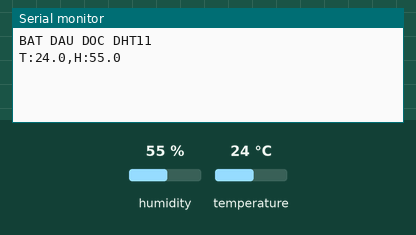
This sketch was run on a simulated Arduino Uno, built with avr-gcc and run on an emulated ATmega328P. Parts: the last lines printed to the serial monitor. Inputs (shaded band) come from the test bench; at power-on: humidity 55 %, temperature 24 °C.

Above: at 3.2 s.
3.3 s: humidity set to 22 %
At 5.4 s:
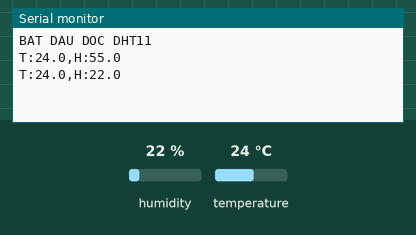
6.0 s: temperature set to 12 °C
At 6.6 s:
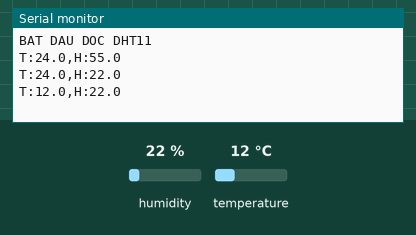
8.7 s: humidity set to 40 %
At 11.5 s:
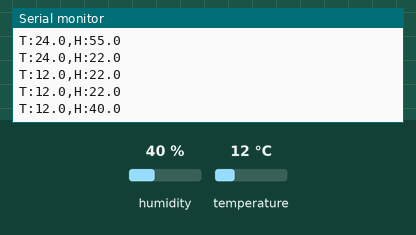
Timing chart, 0 to 13.0 s (numbered marks = the images above; inputs shaded):
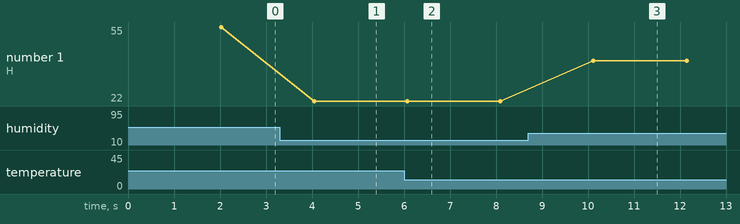

Measured:
- after the input at 3.3 s, the serial monitor: prints a new line after 0.75 s (image 1)
- after the input at 6.0 s, the serial monitor: prints a new line after 0.07 s (image 2)
- after the input at 8.7 s, the serial monitor: prints a new line after 1.4 s (image 3)
- plotted number 1: 55 → 22 after the input at 3.3 s, 22 → 40 after the input at 8.7 s

The sketch:

THBLE_DHT11.ino
```cpp
#include <DHT.h>

// Khai bao chan cam bien
#define DHT_PIN 4
#define DHT_TYPE DHT11

DHT dht(DHT_PIN, DHT_TYPE);

void setup() {
  // Khoi dong UART
  Serial.begin(9600);

  // Khoi dong cam bien DHT11
  dht.begin();

  delay(2000);
  Serial.println("BAT DAU DOC DHT11");
}

void loop() {
  // Doc do am va nhiet do
  float doAm = dht.readHumidity();
  float nhietDo = dht.readTemperature();

  // Kiem tra loi doc cam bien
  if (isnan(doAm) || isnan(nhietDo)) {
    Serial.println("ERROR");
    delay(2000);
    return;
  }

  // Gui du lieu theo dinh dang de Node.js doc
  Serial.print("T:");
  Serial.print(nhietDo, 1);

  Serial.print(",H:");
  Serial.println(doAm, 1);

  // DHT11 nen doc cach nhau khoang 2 giay
  delay(2000);
}
```
